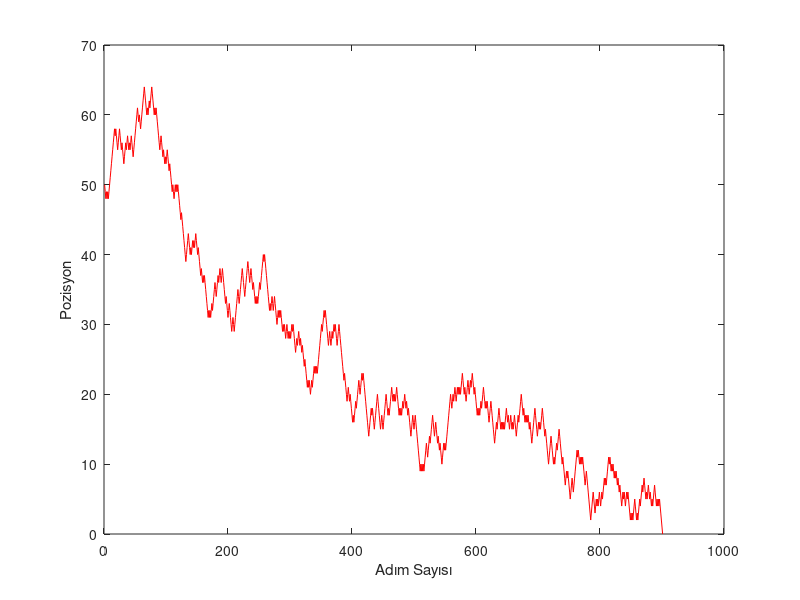

Recreate this plot in MATLAB.
clear all;
clc;
close all



loc(1) = 50;
t = 1;

while 1 
    if loc(t) == 0 || loc(t) == 100
        break
    end
    
    
    if rand()< 0.5
        loc(t+1) = loc(t) + 1;
    else
        loc(t+1) = loc(t) - 1;
    end
    t = t + 1;
   
end


plot(1:t,loc,"r")
ylabel("Pozisyon")
xlabel("Adım Sayısı")
